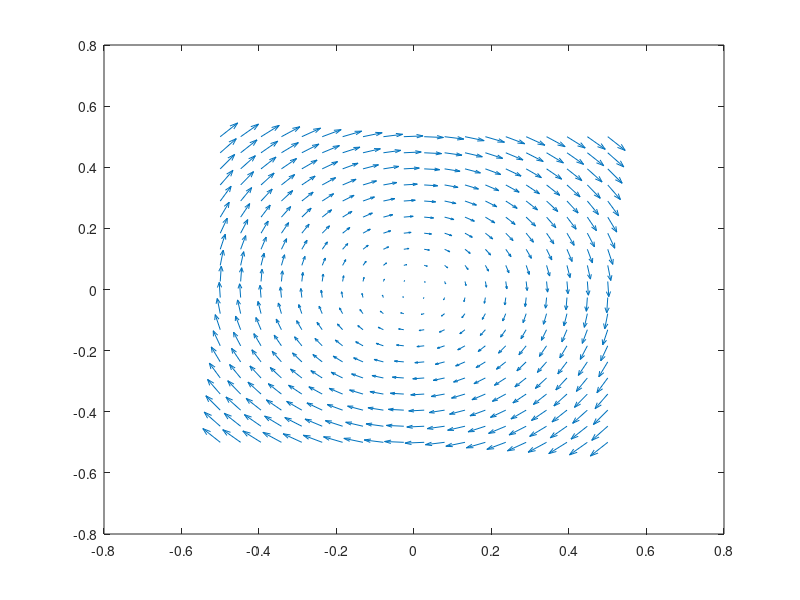

Write MATLAB code to recreate this figure. (Note: this script raises an error after producing the figure.)
clc
clear
close all

%% Script to visualize the advection velocity
% Definition of the range of points
x_val = linspace(-0.5, 0.5, 20); 
y_val = linspace(-0.5, 0.5, 20); 

% Creation of the mesh (X, Y)
[X, Y] = meshgrid(x_val, y_val);

% Definition of advection velocity
% a = @(x, y) deal(-y ./ (x.^2 + y.^2), x ./ (x.^2 + y.^2));
% a = @(x, y) deal(-y, x);
% a = @(x,y) deal(-y+alpha.*x, x+alpha.*y);
% a = @(x,y) deal(alpha.*x, -alpha.*y);
% a = @(x,y) deal(-sin(x).*sin(y), cos(x).*cos(y));
% a = @(x,y) deal(2.*y.*exp(-(x.^2+y.^2)), -2.*x.*exp(-(x.^2+y.^2)));
% a = @(x,y) deal(sin(x).*cos(y), -cos(x).*sin(y));
% a = @(x,y) deal(x.^2-y.^2, -2.*x.*y);
a = @(x,y) deal(2*y.*cos(x.^2+y.^2), -2*x.*cos(x.^2+y.^2));

% Initialize u and v with the same size as X and Y
u = zeros(size(X));
v = zeros(size(Y));

% Calculate the velocity components at each point
for i = 1:numel(X)
    [u(i), v(i)] = a(X(i), Y(i));
end

% Plot the velocity field using quiver
figure;
q = quiver(X, Y, u, v);
q.Color = 'black';
title('Advection field');
xlabel('X');
ylabel('Y');
axis equal; % To ensure the scales of the axes are equal
grid on; % Activate the grid
xlim([-0.5 0.5])
ylim([-0.5 0.5])
